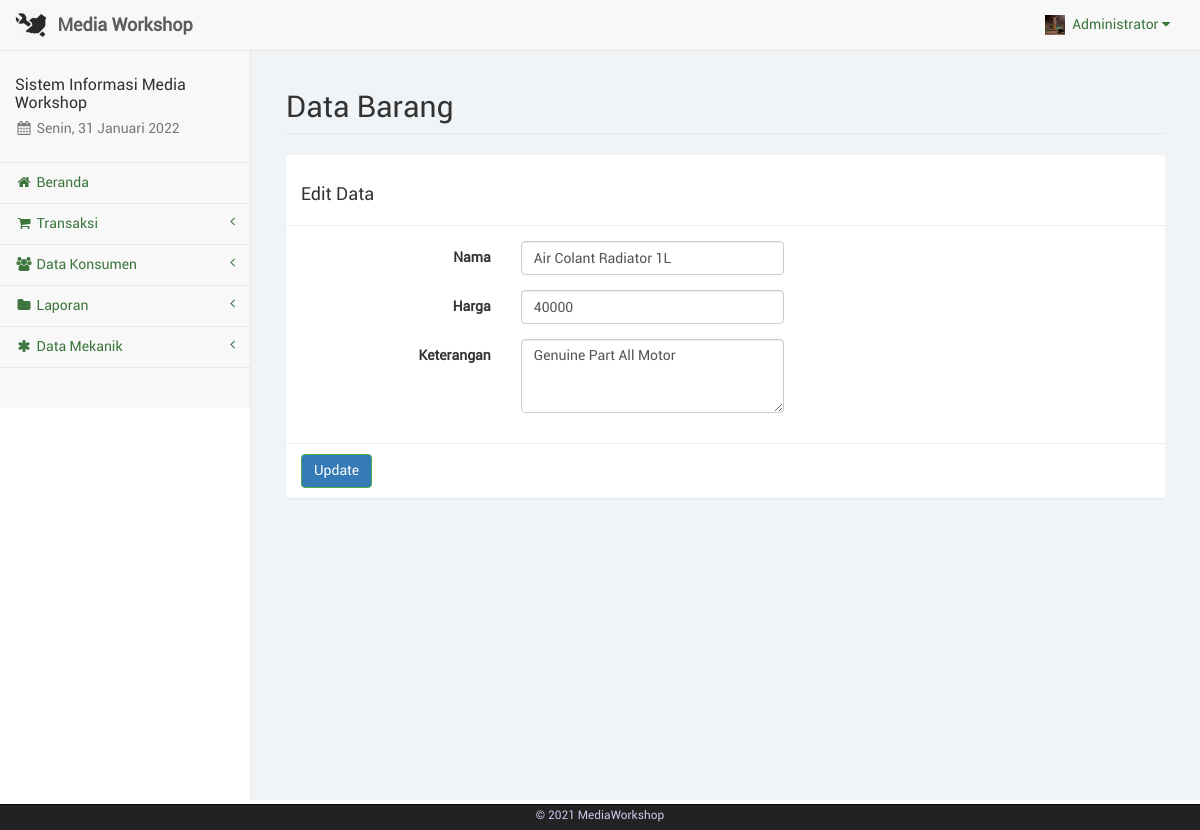
Page /kasir/barang_edit.php?brg=23 (signed in) on the committed database.
### tables this page shows
CREATE TABLE `barangjasa` (
  `id_brg` int(11) NOT NULL,
  `nama` varchar(100) NOT NULL,
  `jenis` varchar(20) NOT NULL,
  `stok` varchar(10) NOT NULL,
  `harga` varchar(20) NOT NULL,
  `keterangan` text NOT NULL,
  `id_adm` int(11) NOT NULL
);

### kasir/barang_edit.php (the view, shortened to what this page needs)
<?php
	include("sess_check.php");
	if(isset($_GET['brg'])) {
		$sql = "SELECT * FROM barangjasa WHERE id_brg='". $_GET['brg'] ."'";
		$ress = mysqli_query($conn, $sql);
		$data = mysqli_fetch_array($ress);
	}
	include("layout_top.php");
?>
		<div id="page-wrapper">
            <div class="container-fluid">
                <div class="row">
                    <div class="col-lg-12">
                        <h1 class="page-header">Data Barang</h1>
                    </div>
                </div>
				<div class="row">
					<div class="col-lg-12"><?php include("layout_alert.php"); ?></div>
				</div>
				<div class="row">
					<div class="col-lg-12">
						<form class="form-horizontal" action="barang_update.php" method="POST" enctype="multipart/form-data">
							<div class="panel panel-default">
								<div class="panel-heading"><h3>Edit Data</h3></div>
								<div class="panel-body">
									<div class="form-group">
										<label class="control-label col-sm-3">Nama</label>
										<div class="col-sm-4">
											<input type="text" name="nama" class="form-control" placeholder="Nama" value="<?php echo $data['nama'] ?>" required>
										</div>
									</div>
									<div class="form-group">
										<label class="control-label col-sm-3">Harga</label>
										<div class="col-sm-4">
											<input type="number" name="harga" min="0" class="form-control" placeholder="Harga" value="<?php echo $data['harga'] ?>"required>
										</div>
									</div>
									<div class="form-group">
										<label class="control-label col-sm-3">Keterangan</label>
										<div class="col-sm-4">
											<textarea name="keterangan" class="form-control" placeholder="Keterangan" rows="3" required><?php echo $data['keterangan'];?></textarea>
										</div>
									</div>
								</div>
								<div class="panel-footer">
									<button type="submit" name="perbarui" class="btn btn-success">Update</button>
								</div>
							</div>
						</form>
					</div>
				</div>
            </div>
        </div>
<?php
	include("layout_bottom.php");
?>

### rows in the picture
barangjasa: nama "Air Colant Radiator 1L", harga "40000", keterangan "Genuine Part All Motor"

### other values in the picture
$sess_kasirname "Administrator"
